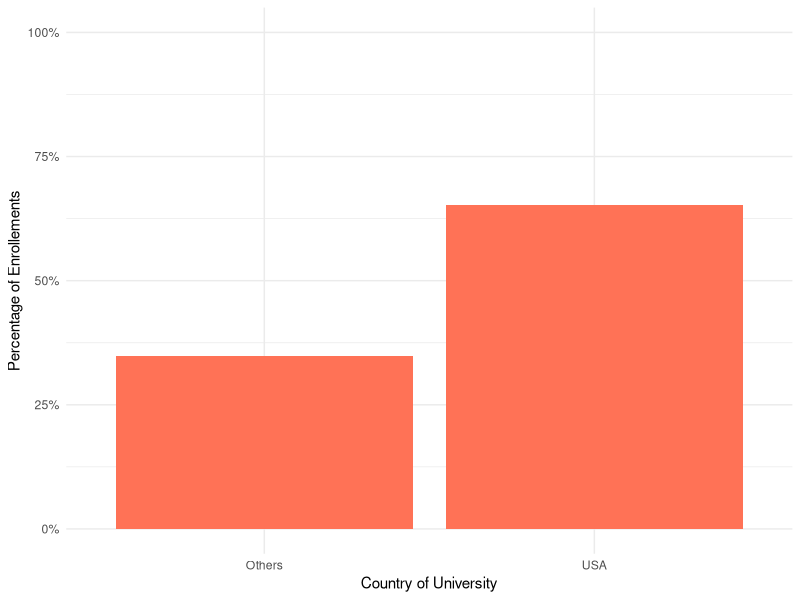
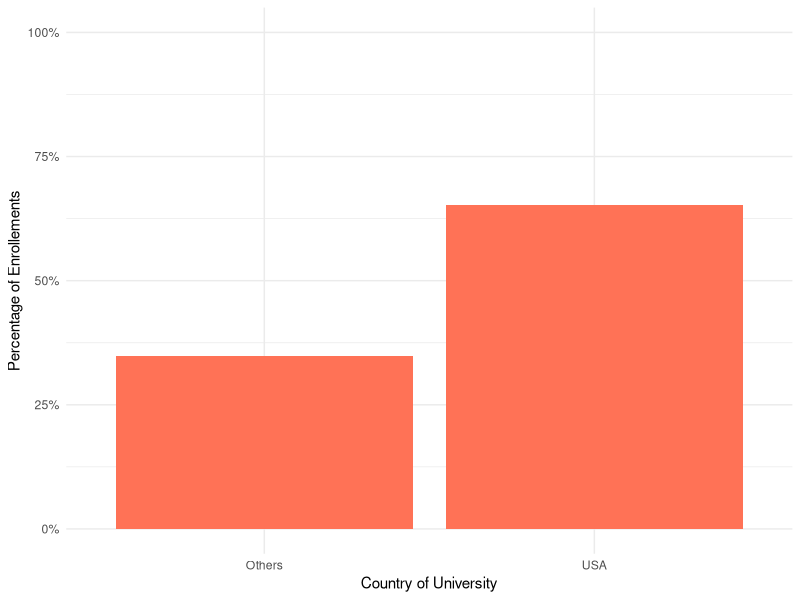
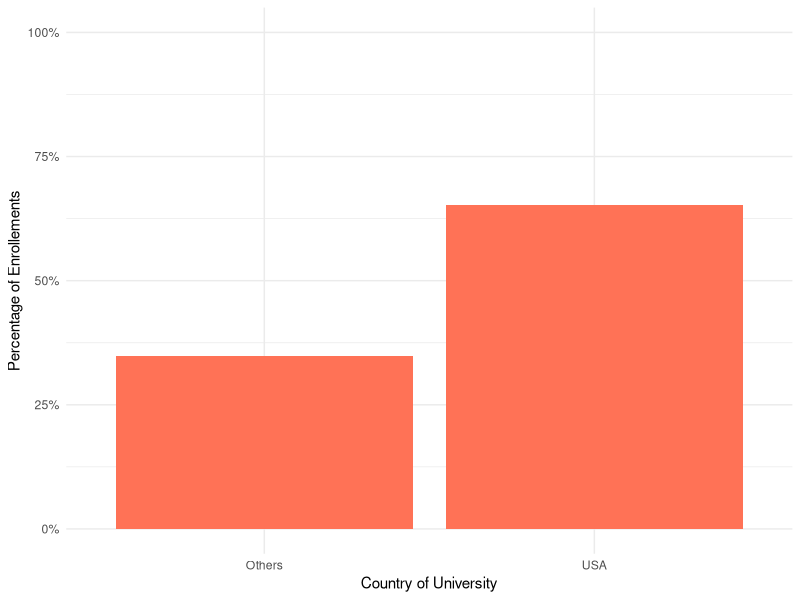

These charts were generated, in order, by the following R code:
#creates a graph showing the enrollments per country of university in the billionaire sample

library(tidyverse)
library("RColorBrewer")

billionares_country <- read_csv('results5.csv') |>
  filter(networth>=1000000000)|>
  group_by (country)|>
  summarise(country_count = n())|>
  na.omit()|>
  mutate(country_ratio=country_count/sum(country_count))|>
  mutate(country_group = ifelse(country == "USA", "USA", "Others"))

ggplot(data=billionares_country)+
  aes(x=country_group, y=country_ratio)+
  geom_col(fill="coral1")+
  xlab('Country of University')+
  ylab('Percentage of Enrollements')+
  scale_y_continuous(labels = scales::percent, limits=c(0,1))+
  scale_fill_brewer(palette = "Set3")+
  theme_minimal()
  

ggsave('billionaire_country.pdf')
ggsave('billionaire_country.png')